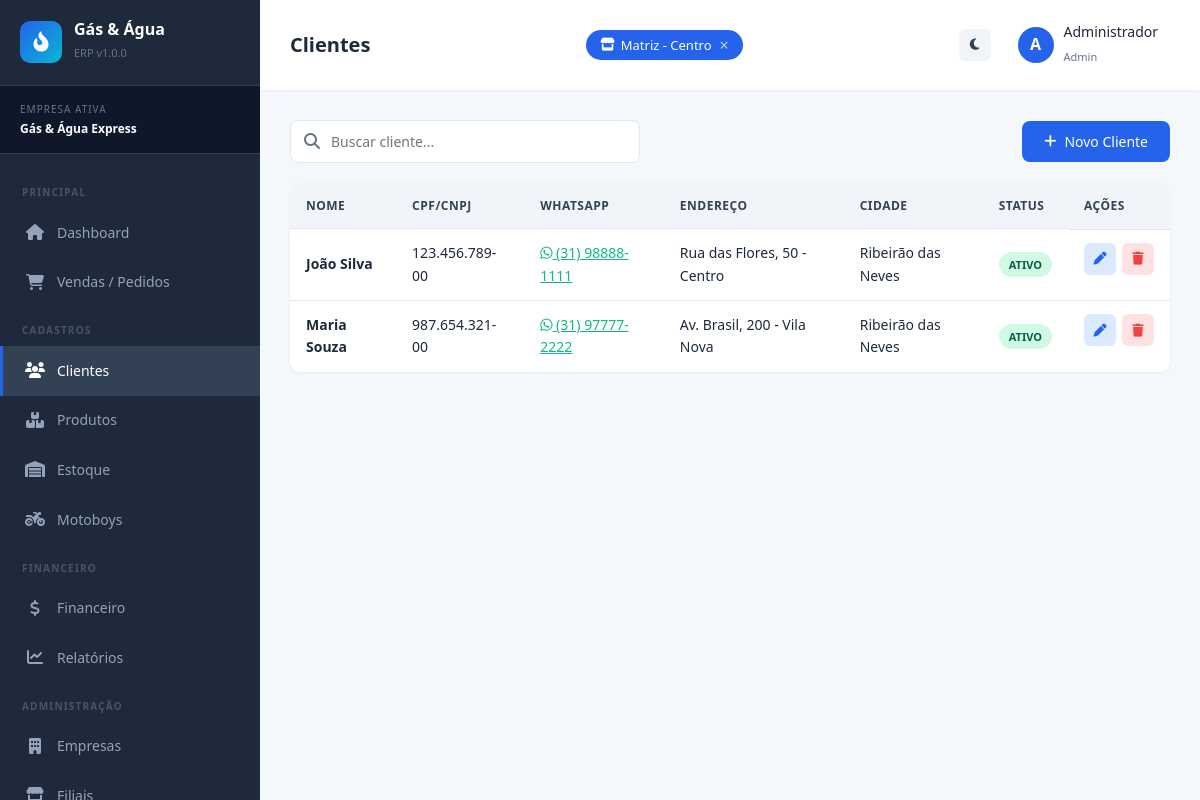
The page /pages/clientes.php (signed in) on the database its author committed.
### tables this page shows
CREATE TABLE IF NOT EXISTS empresas (
    id INT AUTO_INCREMENT PRIMARY KEY,
    nome VARCHAR(150) NOT NULL,
    cnpj VARCHAR(20) UNIQUE NOT NULL,
    endereco VARCHAR(255),
    telefone VARCHAR(20),
    email VARCHAR(100),
    logo VARCHAR(255) DEFAULT 'default-logo.png',
    cor_primaria VARCHAR(7) DEFAULT '#2563eb',
    status ENUM('ativo','inativo') DEFAULT 'ativo',
    criado_em TIMESTAMP DEFAULT CURRENT_TIMESTAMP
);

CREATE TABLE IF NOT EXISTS filiais (
    id INT AUTO_INCREMENT PRIMARY KEY,
    empresa_id INT NOT NULL,
    nome VARCHAR(150) NOT NULL,
    endereco VARCHAR(255),
    telefone VARCHAR(20),
    responsavel VARCHAR(150),
    status ENUM('ativo','inativo') DEFAULT 'ativo',
    criado_em TIMESTAMP DEFAULT CURRENT_TIMESTAMP,
    FOREIGN KEY (empresa_id) REFERENCES empresas(id) ON DELETE CASCADE
);

CREATE TABLE IF NOT EXISTS clientes (
    id INT AUTO_INCREMENT PRIMARY KEY,
    empresa_id INT NOT NULL,
    nome VARCHAR(150) NOT NULL,
    cpf_cnpj VARCHAR(20),
    telefone VARCHAR(20),
    whatsapp VARCHAR(20),
    email VARCHAR(100),
    endereco VARCHAR(255),
    numero VARCHAR(10),
    bairro VARCHAR(100),
    cidade VARCHAR(100),
    cep VARCHAR(10),
    referencia VARCHAR(255),
    observacoes TEXT,
    status ENUM('ativo','inativo') DEFAULT 'ativo',
    criado_em TIMESTAMP DEFAULT CURRENT_TIMESTAMP,
    FOREIGN KEY (empresa_id) REFERENCES empresas(id) ON DELETE CASCADE
);

### pages/clientes.php (the view, shortened to what this page needs)
<?php
$titulo_pagina = "Clientes";
$menu_ativo = "clientes";
require_once '../includes/header.php';
$empresa_id = empresaAtiva();
$stmt = $conn->prepare("SELECT * FROM clientes WHERE empresa_id = ? ORDER BY nome");
$stmt->bind_param("i", $empresa_id);
$stmt->execute();
$clientes = $stmt->get_result();
?>
<div class="toolbar">
    <div class="toolbar-search">
        <i class="fas fa-search"></i>
        <input type="text" id="busca" placeholder="Buscar cliente..." class="form-control">
    </div>
    <button class="btn btn-primary" onclick="openModal('modalCliente')">
        <i class="fas fa-plus"></i> Novo Cliente
    </button>
</div>
<div class="table-container">
<table class="table" id="tabelaClientes">
    <thead>
        <tr>
            <th>Nome</th>
            <th>CPF/CNPJ</th>
            <th>WhatsApp</th>
            <th>Endereço</th>
            <th>Cidade</th>
            <th>Status</th>
            <th>Ações</th>
        </tr>
    </thead>
    <tbody>
        <?php while ($c = $clientes->fetch_assoc()): ?>
            <tr>
                <td><strong><?= $c['nome'] ?></strong></td>
                <td><?= $c['cpf_cnpj'] ?></td>
                <td>
                    <?php if ($c['whatsapp']): ?>
                        <a href="https://wa.me/55<?= preg_replace('/\D/','',$c['whatsapp']) ?>" target="_blank" style="color:#10b981;">
                            <i class="fab fa-whatsapp"></i> <?= $c['whatsapp'] ?>
                        </a>
                    <?php endif; ?>
                </td>
                <td><?= $c['endereco'] ?> - <?= $c['bairro'] ?></td>
                <td><?= $c['cidade'] ?></td>
                <td><?= statusBadge($c['status']) ?></td>
                <td class="actions">
                    <a href="?editar=<?= $c['id'] ?>" class="btn-icon edit"><i class="fas fa-pen"></i></a>
                    <button onclick="confirmarExclusao('?excluir=<?= $c['id'] ?>', 'este cliente')" class="btn-icon delete"><i class="fas fa-trash"></i></button>
                </td>
            </tr>
        <?php endwhile; ?>
    </tbody>
</table>
</div>
<?php require_once '../includes/footer.php'; ?>

### includes/header.php (shortened to what this page needs)
<?php
require_once dirname(__DIR__) . '/config/config.php';
require_once dirname(__DIR__) . '/includes/funcoes.php';
$empresa_atual = null;
if (!empty($_SESSION['empresa_id'])) {
    $stmt = $conn->prepare("SELECT nome FROM empresas WHERE id = ?");
    $stmt->bind_param("i", $_SESSION['empresa_id']);
    $stmt->execute();
    $empresa_atual = $stmt->get_result()->fetch_assoc();
}
$todas_filiais = [];
if (!empty($_SESSION['empresa_id'])) {
    $res = $conn->query("SELECT id, nome FROM filiais WHERE empresa_id = {$_SESSION['empresa_id']} AND status = 'ativo' ORDER BY nome");
    while ($f = $res->fetch_assoc()) {
        $todas_filiais[] = $f;
    }
}
$filiais_ativas = $_SESSION['filiais_ativas'] ?? [];
$titulo_pagina = $titulo_pagina ?? 'Dashboard';
$menu_ativo = $menu_ativo ?? '';
?>
<!DOCTYPE html>
<html lang="pt-br">
<head>
    <link rel="stylesheet" href="<?= BASE_URL ?>assets/css/style.css">
    <link rel="stylesheet" href="https://cdnjs.cloudflare.com/ajax/libs/font-awesome/6.4.0/css/all.min.css">
</head>
<body>
<div class="layout">
    <aside class="sidebar">
        <div class="sidebar-header">
            <div class="logo-icon"><i class="fas fa-fire-flame-curved"></i></div>
            <div>
                <h3>Gás & Água</h3>
                <small>ERP v<?= SISTEMA_VERSAO ?></small>
            </div>
        </div>
        <?php if ($empresa_atual): ?>
        <div class="sidebar-empresa">
            <div class="label">Empresa Ativa</div>
            <div class="nome"><?= escapar($empresa_atual['nome']) ?></div>
        </div>
        <?php endif; ?>
        <ul class="sidebar-menu">
            <li class="titulo-secao">Principal</li>
            <li>
                <a href="<?= BASE_URL ?>pages/dashboard.php" class="<?= $menu_ativo=='dashboard'?'active':'' ?>">
                    <span class="menu-icon"><i class="fas fa-house"></i></span> Dashboard
                </a>
            </li>
            <li>
                <a href="<?= BASE_URL ?>pages/vendas.php" class="<?= $menu_ativo=='vendas'?'active':'' ?>">
                    <span class="menu-icon"><i class="fas fa-cart-shopping"></i></span> Vendas / Pedidos
                </a>
            </li>
            <li class="titulo-secao">Cadastros</li>
            <li>
                <a href="<?= BASE_URL ?>pages/clientes.php" class="<?= $menu_ativo=='clientes'?'active':'' ?>">
                    <span class="menu-icon"><i class="fas fa-users"></i></span> Clientes
                </a>
            </li>
            <li>
                <a href="<?= BASE_URL ?>pages/produtos.php" class="<?= $menu_ativo=='produtos'?'active':'' ?>">
                    <span class="menu-icon"><i class="fas fa-boxes-stacked"></i></span> Produtos
                </a>
            </li>
            <li>
                <a href="<?= BASE_URL ?>pages/estoque.php" class="<?= $menu_ativo=='estoque'?'active':'' ?>">
                    <span class="menu-icon"><i class="fas fa-warehouse"></i></span> Estoque
                </a>
            </li>
            <li>
                <a href="<?= BASE_URL ?>pages/motoboys.php" class="<?= $menu_ativo=='motoboys'?'active':'' ?>">
                    <span class="menu-icon"><i class="fas fa-motorcycle"></i></span> Motoboys
                </a>
            </li>
            <li class="titulo-secao">Financeiro</li>
            <li>
                <a href="<?= BASE_URL ?>pages/financeiro.php" class="<?= $menu_ativo=='financeiro'?'active':'' ?>">
                    <span class="menu-icon"><i class="fas fa-dollar-sign"></i></span> Financeiro
                </a>
            </li>
            <li>
                <a href="<?= BASE_URL ?>pages/relatorios.php" class="<?= $menu_ativo=='relatorios'?'active':'' ?>">
                    <span class="menu-icon"><i class="fas fa-chart-line"></i></span> Relatórios
                </a>
            </li>
            <?php if ($_SESSION['perfil'] === 'admin'): ?>
            <li class="titulo-secao">Administração</li>
            <li>
                <a href="<?= BASE_URL ?>pages/empresas.php" class="<?= $menu_ativo=='empresas'?'active':'' ?>">
                    <span class="menu-icon"><i class="fas fa-building"></i></span> Empresas
                </a>
            </li>
            <li>
                <a href="<?= BASE_URL ?>pages/filiais.php" class="<?= $menu_ativo=='filiais'?'active':'' ?>">
                    <span class="menu-icon"><i class="fas fa-store"></i></span> Filiais
                </a>
            </li>
            <?php endif; ?>
        </ul>
    </aside>
    <main class="main">
        <div class="topbar">
            <div style="display:flex; align-items:center; gap:15px;">
                <h1><?= $titulo_pagina ?></h1>
            </div>
            <div class="filiais-chips">
                <?php foreach ($todas_filiais as $f):
                    $ativa = in_array($f['id'], $filiais_ativas);
                ?>
                    <a href="?toggle_filial=<?= $f['id'] ?><?= !empty($_GET) ? '&' . http_build_query(array_diff_key($_GET, ['toggle_filial'=>''])) : '' ?>"
                       class="filial-chip <?= $ativa ? 'active' : '' ?>"
                       title="<?= $ativa ? 'Clique para ocultar' : 'Clique para exibir' ?>">
                        <i class="fas fa-store"></i>
                        <?= escapar($f['nome']) ?>
                        <?php if ($ativa): ?>
                            <span class="chip-x">&times;</span>
                        <?php endif; ?>
                    </a>
                <?php endforeach; ?>
            </div>
            <div class="topbar-actions">
                <button onclick="toggleDarkMode()" class="btn-icon" style="background:#f1f5f9; color:#334155;" title="Modo escuro">
                    <i class="fas fa-moon"></i>
                </button>
                <div class="topbar-user">
                    <div class="avatar"><?= strtoupper(substr($_SESSION['usuario_nome'] ?? 'U', 0, 1)) ?></div>
                    <div>
                        <div class="nome"><?= escapar($_SESSION['usuario_nome'] ?? '') ?></div>
                        <small style="color:#64748b; font-size:11px;"><?= ucfirst($_SESSION['perfil'] ?? '') ?></small>
                    </div>
                </div>
            </div>
        </div>
        <div class="content">

### includes/funcoes.php (shortened to what this page needs)
<?php
function escapar($valor) {
    return htmlspecialchars($valor ?? '', ENT_QUOTES, 'UTF-8');
}
function statusBadge($status) {
    $badges = [
        'pendente'    => ['Pendente', 'warning'],
        'separacao'   => ['Em Separação', 'info'],
        'entrega'     => ['Em Entrega', 'primary'],
        'entregue'    => ['Entregue', 'success'],
        'finalizado'  => ['Finalizado', 'success'],
        'cancelado'   => ['Cancelado', 'danger'],
        'ativo'       => ['Ativo', 'success'],
        'inativo'     => ['Inativo', 'secondary'],
        'pago'        => ['Pago', 'success'],
        'disponivel'  => ['Disponível', 'success'],
        'em_entrega'  => ['Em Entrega', 'warning'],
    ];
    $info = $badges[$status] ?? [$status, 'secondary'];
    return '<span class="badge badge-' . $info[1] . '">' . $info[0] . '</span>';
}
function empresaAtiva() {
    return $_SESSION['empresa_id'] ?? null;
}

### includes/header.php (style rules this page uses)
.filiais-chips { display: flex; gap: 8px; flex-wrap: wrap; align-items: center; }
.filial-chip { display: inline-flex; align-items: center; gap: 6px; padding: 5px 14px; border-radius: 20px; font-size: 13px; font-weight: 500; text-decoration: none; transition: all 0.2s; cursor: pointer; border: 2px solid var(--border); color: var(--text-muted); background: var(--bg-light); }
.filial-chip.active { background: var(--primary); color: white; border-color: var(--primary); }
.chip-x { font-size: 16px; line-height: 1; margin-left: 2px; opacity: 0.7; }
.topbar { flex-wrap: wrap; gap: 10px; }

### rows shown on the page
empresas: nome "Gás & Água Express"
filiais: nome "Matriz - Centro"
clientes: nome "João Silva", cpf_cnpj "123.456.789-00", whatsapp "(31) 98888-1111", endereco "Rua das Flores, 50", bairro "Centro", cidade "Ribeirão das Neves", status "ATIVO"
clientes: nome "Maria Souza", cpf_cnpj "987.654.321-00", whatsapp "(31) 97777-2222", endereco "Av. Brasil, 200", bairro "Vila Nova", cidade "Ribeirão das Neves", status "ATIVO"

### other values the page prints
SISTEMA_VERSAO "1.0.0"
$titulo_pagina "Clientes"
substr($_SESSION['usuario_nome'] ?? 'U', 0, 1) "A"
escapar($_SESSION['usuario_nome'] ?? '') "Administrador"
$_SESSION['perfil'] "Admin"
